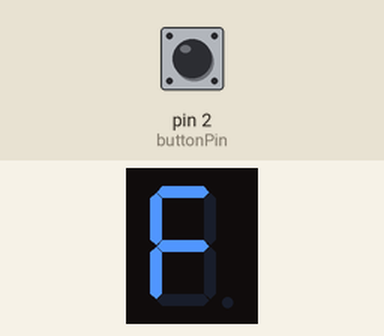
This sketch was run on a simulated Arduino Uno, built with avr-gcc and run on an emulated ATmega328P. On the bench: 1-digit seven-segment display. Wiring (inferred from the names in the program): 1-digit 7-segment display, segments lit when HIGH: segments pin 7, pin 6, pin 5, pin 11, pin 10, pin 8, pin 9, pin 4. Inputs (shaded band) come from the test bench; at power-on: pin 2 (buttonPin) HIGH. The segment pins are drawn as the display they are named for.

Above: at 1.2 s.
1.3 s: pin 2 (buttonPin) pulled LOW for 0.15 s
At 2.3 s:
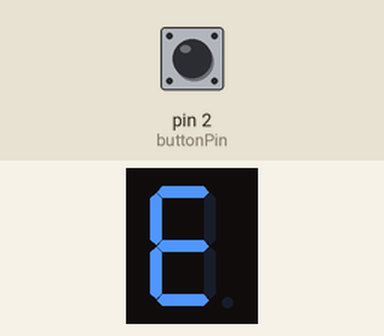
2.9 s: pin 2 (buttonPin) pulled LOW for 1 s
At 3.5 s:
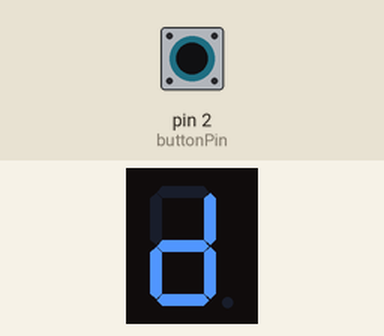
5.4 s: pin 2 (buttonPin) pulled LOW for 0.15 s
At 6.6 s:
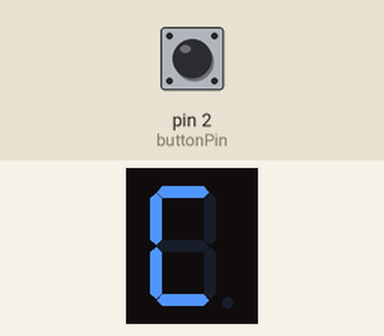
7.0 s: pin 2 (buttonPin) pulled LOW for 3.2 s
At 7.8 s:
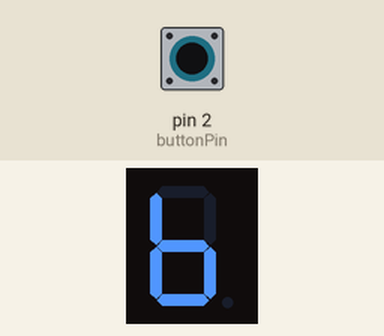
11.7 s: pin 2 (buttonPin) pulled LOW for 0.15 s
At 12.6 s:
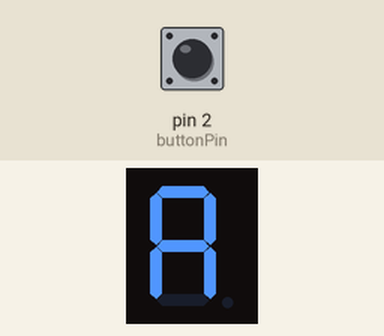
Timing chart, 0 to 14.3 s (numbered marks = the images above; inputs shaded):
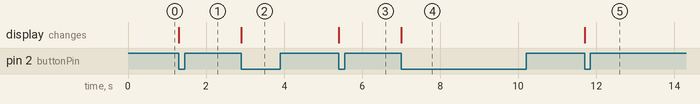

The sketch:

modul2-lampu7segmenterbalik.ino
```cpp
// Mendeklarasikan urutan pin Arduino yang terhubung ke segmen a, b, c, d, e, f, g, dp
const int segmentPins[8] = {7, 6, 5, 11, 10, 8, 9, 4};

// Mendeklarasikan pin Arduino (Pin 2) yang terhubung ke salah satu kaki pushbutton
const int buttonPin = 2;

// Menginisialisasi variabel untuk menyimpan angka saat ini, dimulai dari 15 (F)
int currentDigit = 15;

// Menginisialisasi variabel untuk menyimpan status tombol sebelumnya, diatur HIGH (tidak ditekan)
bool lastButtonState = HIGH;

// Mendeklarasikan array 2D untuk menyimpan pola nyala/mati (1/0) segmen untuk angka 0-9 dan A-F
byte digitPattern[16][8] = {
  {1,1,1,1,1,1,0,0}, // Indeks 0: Pola angka 0
  {0,1,1,0,0,0,0,0}, // Indeks 1: Pola angka 1
  {1,1,0,1,1,0,1,0}, // Indeks 2: Pola angka 2
  {1,1,1,1,0,0,1,0}, // Indeks 3: Pola angka 3
  {0,1,1,0,0,1,1,0}, // Indeks 4: Pola angka 4
  {1,0,1,1,0,1,1,0}, // Indeks 5: Pola angka 5
  {1,0,1,1,1,1,1,0}, // Indeks 6: Pola angka 6
  {1,1,1,0,0,0,0,0}, // Indeks 7: Pola angka 7
  {1,1,1,1,1,1,1,0}, // Indeks 8: Pola angka 8
  {1,1,1,1,0,1,1,0}, // Indeks 9: Pola angka 9
  {1,1,1,0,1,1,1,0}, // Indeks 10: Pola huruf A
  {0,0,1,1,1,1,1,0}, // Indeks 11: Pola huruf b
  {1,0,0,1,1,1,0,0}, // Indeks 12: Pola huruf C
  {0,1,1,1,1,0,1,0}, // Indeks 13: Pola huruf d
  {1,0,0,1,1,1,1,0}, // Indeks 14: Pola huruf E
  {1,0,0,0,1,1,1,0}  // Indeks 15: Pola huruf F
};

// Fungsi untuk menyalakan 7-segment sesuai dengan angka/huruf yang diminta (parameter num)
void displayDigit(int num) {
  // Melakukan perulangan sebanyak 8 kali untuk mengontrol ke-8 segmen (a sampai dp)
  for(int i=0; i<8; i++) {
    // Mengirimkan sinyal HIGH (1) atau LOW (0) ke pin segmen sesuai pola di array
    digitalWrite(segmentPins[i], digitPattern[num][i]);
  }
}

void setup() {
  // Melakukan perulangan untuk mengatur mode pin pada setiap segmen
  for(int i=0; i<8; i++) {
    // Mengatur pin segmen sebagai OUTPUT agar bisa mengalirkan arus listrik ke LED
    pinMode(segmentPins[i], OUTPUT);
  }

  // Mengatur pin tombol sebagai INPUT dengan mengaktifkan resistor PULLUP internal
  pinMode(buttonPin, INPUT_PULLUP);

  // Memanggil fungsi displayDigit untuk menampilkan angka pertama (F) saat program baru berjalan
  displayDigit(currentDigit);
}

void loop() {
  // Membaca status tombol saat ini (LOW jika sedang ditekan, HIGH jika dilepas)
  bool currentButtonState = digitalRead(buttonPin);

  // Logika State Change: Mengecek apakah tombol baru saja ditekan (transisi dari HIGH ke LOW)
  if (currentButtonState == LOW && lastButtonState == HIGH) {

    // Mengurangi nilai currentDigit sebanyak 1 (proses hitung mundur)
    currentDigit--;

    // Mengecek apakah nilai sudah berada di bawah 0
    if (currentDigit < 0) {
      // Jika ya, kembalikan nilai ke 15 (F) agar perhitungan berulang dari atas
      currentDigit = 15;
    }

    // Memperbarui tampilan 7-segment sesuai dengan nilai angka yang baru dikurangi
    displayDigit(currentDigit);

    // Menunda eksekusi selama 50 milidetik sebagai debouncing untuk mencegah pembacaan getaran mekanik tombol ganda
    delay(50);
  }

  // Menyimpan status tombol saat ini ke variabel lastButtonState untuk perbandingan di putaran loop berikutnya
  lastButtonState = currentButtonState;
}
```

Measured:
- after the input at 1.3 s, the display: changes at once (image 1)
- after the input at 2.9 s, the display: changes at once (image 2)
- after the input at 5.4 s, the display: changes at once (image 3)
- after the input at 7.0 s, the display: changes at once (image 4)
- after the input at 11.7 s, the display: changes at once (image 5)
